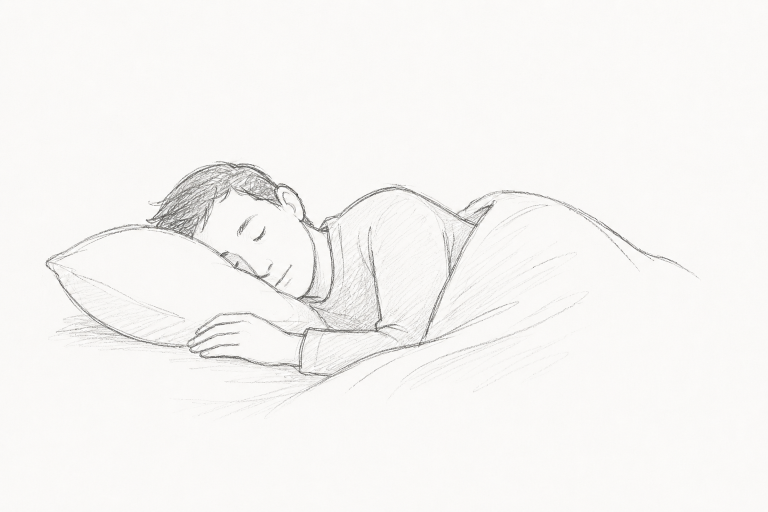
#> input picture sketches/foundations.png, 1536 x 1024 px, found by its file name (shown at 1/2 size); its folder holds only this picture in this run
$ python prepare_sketches.py sketches/foundations.png
#> lines starting #> are read from the running program, lines starting #| are printed output that depends on the picture
#!/usr/bin/env python3
"""Turn white-background pencil sketches into transparent PNGs that sit directly
on the site's paper background.

Process:  put a raw sketch (dark pencil on a plain white/near-white background)
in  sketches/<section-id>.png,  then run:

    python3 tools/prepare_sketches.py

Each sketch is converted so that darkness -> opacity: the paper drops out
completely, the graphite marks are kept and tinted with the site ink color, and
soft shading becomes partial opacity (so the real page paper shows through, just
like pencil on paper). Results are written to images/<section-id>.png, which is
what the site loads.

Pass filenames to convert only specific sketches:
    python3 tools/prepare_sketches.py sketches/foundations.png
"""

import os
import sys
from PIL import Image

# Ink color the marks are tinted with — matches the site's --ink so the sketch
# reads as part of the page rather than a foreign image.
INK = (34, 30, 26)

# Luminance at/above this is treated as pure paper and made fully transparent.
# Keeps the background perfectly clean instead of leaving a faint haze.
PAPER_CUTOFF = 246

# Sketches usually arrive with wide empty margins; those become dead vertical
# space on the page. Marks with alpha >= TRIM_THRESHOLD define the content box,
# which is then kept with TRIM_PADDING pixels of breathing room.
TRIM_THRESHOLD = 12
TRIM_PADDING = 16

ROOT = os.path.dirname(os.path.dirname(os.path.abspath(__file__)))
SRC_DIR = os.path.join(ROOT, "sketches")
OUT_DIR = os.path.join(ROOT, "images")


def convert(src_path, out_path):
#> called with src_path = 'tools/sketches/foundations.png', out_path = 'images/foundations.png'
    gray = Image.open(src_path).convert("L")

    # Darkness -> alpha. White paper (255) -> 0 (transparent); black stroke
    # (0) -> 255 (opaque). Anything lighter than the paper cutoff is clamped to
    # fully transparent so the background is spotless.
    def to_alpha(p):
        if p >= PAPER_CUTOFF:
            return 0
        return 255 - p

    alpha = gray.point(to_alpha)
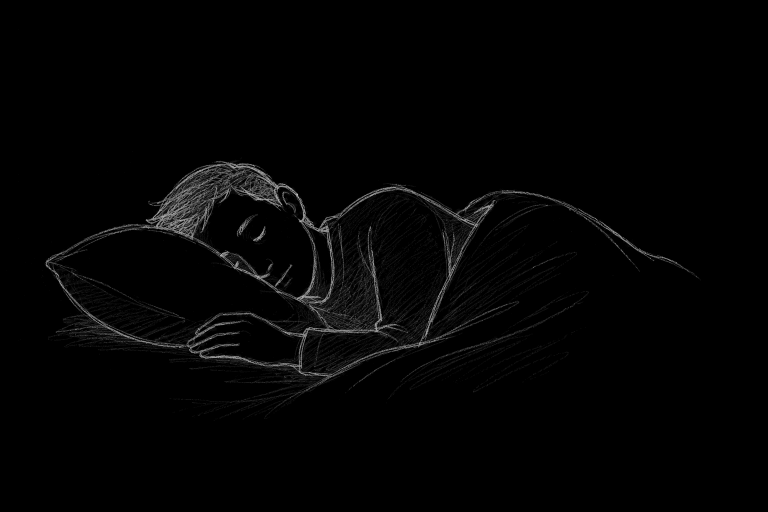
#> alpha: PIL image 1536x1024 L (shown at 1/2 size); min 0, max 207, mean 3.7

    out = Image.new("RGBA", gray.size, INK + (0,))
    out.putalpha(alpha)

    # Trim the empty margins so the image is only as tall as the drawing.
    bbox = alpha.point(lambda a: 255 if a >= TRIM_THRESHOLD else 0).getbbox()
#> bbox = (84, 314, 1402, 842)
    if bbox:
        left, top, right, bottom = bbox
#> left = 84; top = 314; right = 1402; bottom = 842
        out = out.crop(
            (
                max(0, left - TRIM_PADDING),
                max(0, top - TRIM_PADDING),
                min(out.width, right + TRIM_PADDING),
                min(out.height, bottom + TRIM_PADDING),
            )
        )
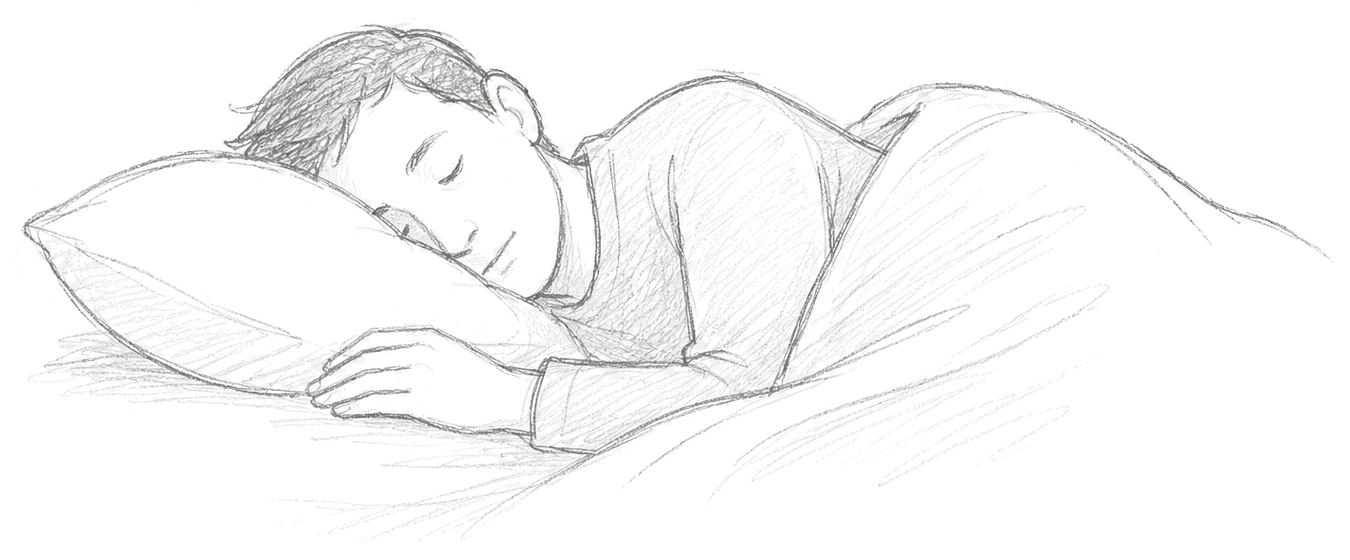
#> out: PIL image 1350x560 RGBA; mean R, G, B, A 34, 30, 26, 7.6; transparent parts drawn white

    out.save(out_path)
    print(f"  {os.path.relpath(src_path, ROOT)} -> {os.path.relpath(out_path, ROOT)}")


def main():
    args = sys.argv[1:]
    if args:
        sources = [os.path.abspath(a) for a in args]
    else:
        if not os.path.isdir(SRC_DIR):
            sys.exit("No sketches/ folder found. Create it and add <section-id>.png files.")
        sources = [
            os.path.join(SRC_DIR, f)
            for f in sorted(os.listdir(SRC_DIR))
            if f.lower().endswith(".png")
        ]

    if not sources:
        sys.exit("No .png sketches to process.")

    os.makedirs(OUT_DIR, exist_ok=True)
    print("Preparing sketches:")
    for src in sources:
        name = os.path.basename(src)
        convert(src, os.path.join(OUT_DIR, name))
    print("Done.")


if __name__ == "__main__":
    main()
